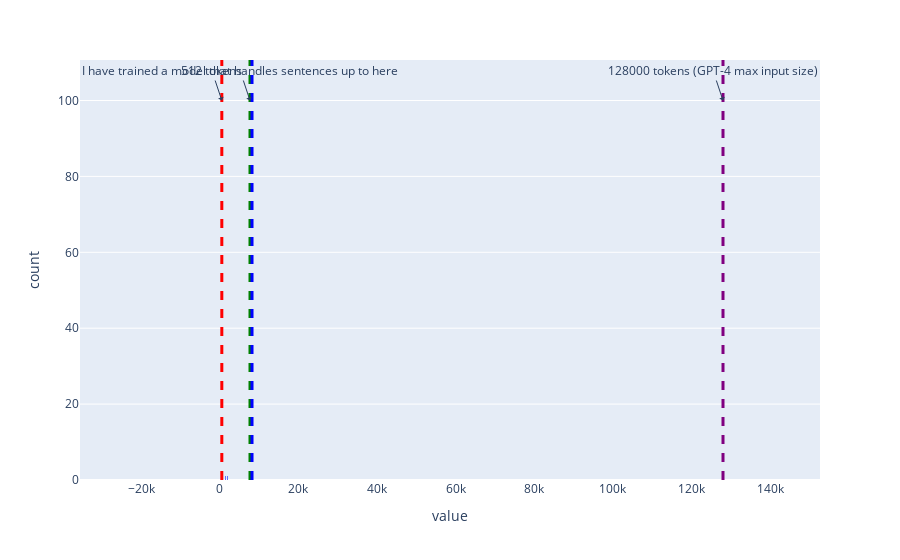

Notebook code cell kept with this figure:
### Code cell
plot_token_distribution(token_lengths_description, with_gpt4=True)

### Figure 1 — Plotly figure (JSON) as saved in the notebook; plotly's stock layout.template omitted (floating-point values rounded to 4 significant figures)
{"data": [{"alignmentgroup": "True", "bingroup": "x", "hovertemplate": "variable=0<br>value=%{x}<br>count=%{y}<extra></extra>", "legendgroup": "0", "marker": {"color": "#636efa", "pattern": {"shape": ""}}, "name": "0", "nbinsx": 100, "offsetgroup": "0", "orientation": "v", "showlegend": true, "type": "histogram", "x": [1237, 2092.0, 891.2, 23, 1470, 1968, 2606, 5475], "xaxis": "x", "yaxis": "y"}], "layout": {"annotations": [{"arrowhead": 1, "showarrow": true, "text": "512 tokens", "x": 512, "y": 100}, {"arrowhead": 1, "showarrow": true, "text": "I have trained a model that handles sentences up to here", "x": 7680, "y": 100}, {"arrowhead": 1, "showarrow": true, "text": "128000 tokens (GPT-4 max input size)", "x": 128000, "y": 100}], "barmode": "relative", "legend": {"title": {"text": "variable"}, "tracegroupgap": 0}, "margin": {"t": 60}, "shapes": [{"line": {"color": "red", "dash": "dash", "width": 3}, "type": "line", "x0": 512, "x1": 512, "xref": "x", "y0": 0, "y1": 1, "yref": "y domain"}, {"line": {"color": "green", "dash": "dash", "width": 3}, "type": "line", "x0": 7680, "x1": 7680, "xref": "x", "y0": 0, "y1": 1, "yref": "y domain"}, {"line": {"color": "blue", "dash": "dash", "width": 3}, "type": "line", "x0": 8192, "x1": 8192, "xref": "x", "y0": 0, "y1": 1, "yref": "y domain"}, {"line": {"color": "purple", "dash": "dash", "width": 3}, "type": "line", "x0": 128000, "x1": 128000, "xref": "x", "y0": 0, "y1": 1, "yref": "y domain"}], "showlegend": false, "xaxis": {"anchor": "y", "domain": [0, 1], "title": {"text": "value"}}, "yaxis": {"anchor": "x", "domain": [0, 1], "title": {"text": "count"}}}}
